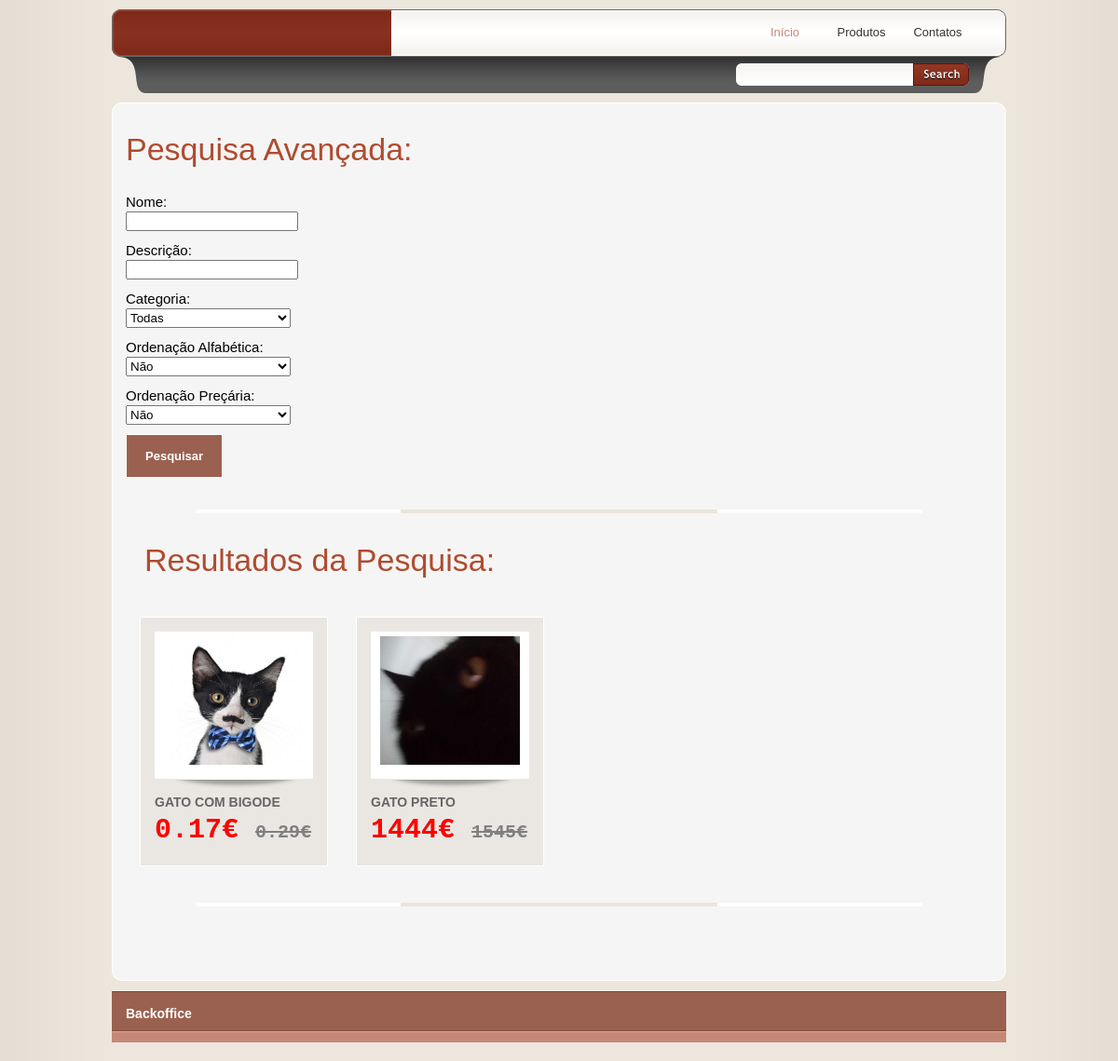
/products.php, run on the app's committed database.
### tables this page shows
CREATE TABLE `produtos` (
  `id_produto` int(11) NOT NULL,
  `nome` varchar(100) NOT NULL,
  `descricao` varchar(100) NOT NULL,
  `preco` float NOT NULL,
  `imagem` varchar(500) NOT NULL,
  `visivel` tinyint(1) NOT NULL,
  `preco_promo` float NOT NULL,
  `id_categoria` int(11) NOT NULL
);

### products.php (the view, shortened to what this page needs)
<!DOCTYPE html PUBLIC "-//W3C//DTD XHTML 1.0 Transitional//EN" "http://www.w3.org/TR/xhtml1/DTD/xhtml1-transitional.dtd">
<html xmlns="http://www.w3.org/1999/xhtml">
<head>
<link href="tooplate_style.css" rel="stylesheet" type="text/css" />
<link rel="stylesheet" type="text/css" href="css/ddsmoothmenu.css" />
<link rel="stylesheet" type="text/css" media="all" href="css/jquery.dualSlider.0.2.css" />
<link rel="stylesheet" href="css/slimbox2.css" type="text/css" media="screen" />
<?php
    include "backoffice/dbcon.inc";
    $flag = false;
?>
</head>
<body>
<div id="tooplate_wrapper">
<div id="tooplate_header">
            <div id="header_top">
                <div id="site_title"><a href="index.php"><p>Home Clothing</p></a>
                </div>
                <div id="tooplate_menu" class="ddsmoothmenu">
                    <ul>
                        <li><a href="index.php" class="selected">Início</a></li>
                        <li><a href="products.php?id=0">Produtos</a>
                        </li>
                        <li><a href="contact.php" class="last">Contatos</a></li>
                    </ul>
                    <br style="clear: left" />
                </div>
            </div>
            <div id="header_bottom">
                <div id="tooplate_search">
                    <form action="products.php" method="post">
                        <input type="text" value="" name="keyword" id="keyword" title="keyword" onfocus="clearText(this)" onblur="clearText(this)" class="txt_field" />
                        <input type="submit" name="Search" value="" alt="Search" id="searchbutton" title="Search" class="sub_btn" />
                    </form>
                </div>
            </div>
        </div>
    <div id="tooplate_main"><span class="main_border main_border_t"></span><span class="main_border main_border_b"></span>
        <h1>Pesquisa Avançada:</h1>
        <form method="post">
            <label for="nome">Nome: </label><input type="text" id="nome" name="nome" class="input_field" />
            <label for="desc">Descrição: </label><input type="text" id="desc" name="desc" class="input_field" />
            <label for="categoria" class="espacamento">Categoria: </label>
            <select name="categoria" id="categoria" required class="select_pesquisa">
                <option value="" selected>Todas</option>
            </select>
            <label for="ordenacao" class="espacamento">Ordenação Alfabética: </label>
            <select id="ordenacao" name="ordenacao" required class="select_pesquisa">
                <option value="0" selected>Não</option>
            </select>
            <label for="ordenacao_num" class="espacamento">Ordenação Preçária: </label>
            <select id="ordenacao_num" name="ordenacao_num" required class="select_pesquisa">
                <option value="0" selected>Não</option>
            </select>
            <br>
            <input type="submit" name="pesq" value="Pesquisar" class="submit_btn" />
        </form>
        <hr />
    	<div class="product">
            <?php
                    if ($flag) {
                        $nome = $_POST["nome"];
                        $desc = $_POST["desc"];
                        if ($_POST["categoria"] != "") {
                            $cat = $_POST["categoria"];
                        } else {
                            $cat = 0;
                        }
                        $ordem_a = $_POST["ordenacao"];
                        $ordem_n = $_POST["ordenacao_num"];
                        if ($cat == 0) {
                            $sqlb = "SELECT * FROM `produtos` WHERE `visivel`=1";
                        } else {
                            $sqlb = "SELECT * FROM `produtos` WHERE `id_categoria`='$cat' AND `visivel`=1";
                        }
                        if ($ordem_a == 1) {
                            $sqla = $sqlb . " AND `nome` LIKE '%".$nome."%' AND `descricao` LIKE '%".$desc."%' ORDER BY `nome` ASC";
                        } else if ($ordem_a == 2) {
                            $sqla = $sqlb . " AND `nome` LIKE '%".$nome."%' AND `descricao` LIKE '%".$desc."%' ORDER BY `nome` DESC";
                        } else if ($ordem_a == 0) {
                            $sqla = $sqlb . " AND `nome` LIKE '%".$nome."%' AND `descricao` LIKE '%".$desc."%'";
                        }
                        if ($ordem_a == 0) {
                            if ($ordem_n == 1) {
                                $sql = $sqla . " ORDER BY `preco_promo` ASC";
                            } else if ($ordem_n == 2) {
                                $sql = $sqla . " ORDER BY `preco_promo` DESC";
                            } else if ($ordem_n == 0) {
                                $sql = $sqla;
                            }
                        } else if ($ordem_a > 0) {
                            if ($ordem_n == 1) {
                                $sql = $sqla . ", `preco_promo` ASC";
                            } else if ($ordem_n == 2) {
                                $sql = $sqla . ", `preco_promo` DESC";
                            } else if ($ordem_n == 0) {
                                $sql = $sqla;
                            }
                        }
                        ?>
                            <h1>Resultados da Pesquisa:</h1>
                        <?php
                    } else {
                        if (isset($_GET['id'])) {
                            $id_cat = $_GET['id'];
                            if ($id_cat==0) {
                                $sql = "SELECT * FROM `produtos` WHERE `visivel`=1 ORDER BY `id_produto`";
                                ?>
                                    <h1>Todos os Produtos</h1>
                                <?php
                            } else {
                                $sql = "SELECT * FROM `produtos` WHERE `id_categoria`='$id_cat' AND `visivel`=1 ORDER BY `id_produto`";
                                $get_cat = mysqli_query($con, "SELECT `nome` FROM `categorias` WHERE `id_categoria`='$id_cat'");
                                $linha_cat = mysqli_fetch_array($get_cat);
                                ?>
                                    <h1>Produtos da Categoria <?php echo $linha_cat["nome"] ?></h1>
                                <?php
                            }
                        } else {
                            if (!(isset($pesquisa))) {
                                $pesquisa = $_GET["search"];
                            }
                            ?>
                                <h1>Resultados da Pesquisa: <?php echo $pesquisa?></h1>
                            <?php
                            $sql = "SELECT * FROM `produtos` WHERE `nome` LIKE '%".$pesquisa."%' OR `descricao` LIKE '%".$pesquisa."%' AND `visivel`=1 ORDER BY `id_produto`";
                        }
                    }
                    $resultado = mysqli_query($con,$sql) or die("Erro na expressão de select");
                    if(mysqli_num_rows($resultado) > 0) {
                        while($linha = mysqli_fetch_array($resultado)){
                            ?>
                                <div class="product_box">
                                    <div class="img_box"><span></span>
                                        <a href="productdetail.php?id=<?php echo $linha['id_produto']?>"><img style="width:150px; height:138px;"src="images/uploads/<?php echo $linha['imagem']?>" alt="image" /></a>
                                    </div>
                                    <h2><a href="productdetail.php?id=<?php echo $linha['id_produto']?>"><?php echo $linha["nome"] ?></a></h2>
                                    <p class="price" style="color:red;"><b><?php echo $linha["preco_promo"] ?>€</b>
                                        <?php
                                            if ($linha["preco_promo"] < $linha["preco"]) {
                                                ?>
                                                    <s style="color:gray; font-size:20px;"><?php echo $linha["preco"] ?>€</s>
                                                <?php
                                            }
                                        ?>
                                    </p>
                                </div>
                            <?php
                        }
                    } else {
                    }
                ?>
		</div>
        <hr />
    </div>
    <div id="tooplate_bottom_wrapper">
    <div id="tooplate_bottom">
        <a href="backoffice/index.php"><h4>Backoffice</h4></a>
    </div>
</div>
</div>
</body>
</html>

### tooplate_style.css (style rules this page uses)
body { margin: 0; padding: 0; tooplate_searchor: #8f7b76; font-family: Verdana, Arial, Helvetica, sans-serif; font-size: 15px; line-height: 1.4em; background-color: #d5ccbd; background-image: url(images/tooplate_body.jpg); background-repeat: repeat-y; background-position: center; }
h1, h2, h3, h4, h5, h6 { color:#b04b2f; font-weight:400; padding: 0; margin: 0 0 10px 0; }
h1 { font-size:34px; margin-bottom: 35px }
h2 { font-size:26px; margin-bottom: 30px; line-height: 20px; }
h4 { font-size:18px }
img { margin: 0; padding: 0; border: 0 }
p { margin: 0 0 10px 0; padding: 0 }
hr { clear: both; margin-bottom: 40px; padding-top: 28px; border: none; background: url(images/tooplate_hr.png) center bottom no-repeat }
label { display: block; }
input, select { margin-bottom: 10px }
a:link, a:visited { color:#9b412d; text-decoration: none }
#tooplate_wrapper { width: 960px; margin: 0 auto; padding: 10px; }
#tooplate_header { height: 90px; margin-bottom: 20px; background: url(images/tooplate_header.png) no-repeat }
#header_top { padding: 10px 30px; height: 30px; }
#header_bottom { padding: 8px 40px; height: 24px; line-height: 24px; color: #ccc }
#tooplate_main { padding: 30px 15px; position: relative; margin-bottom: 20px; background: url(images/tooplate_main_m.png) repeat-y }
#tooplate_main .main_border { position: absolute; left: 0; width: 960px; height: 10px; }
#tooplate_main .main_border_t { top: -10px; background: url(images/tooplate_main_t.png) }
#tooplate_main .main_border_b { bottom: -10px; background: url(images/tooplate_main_b.png) }
#tooplate_bottom_wrapper { width: 100%; background: #c58877 url(images/tooplate_bottom.png) repeat-x top; }
#tooplate_bottom { width: 930px; margin: 0 auto; padding: 10px 15px 0; color: #ece6dd; }
#site_title { float: left; }
#site_title a { display: block; font-size: 12px; font-family: Georgia, "Times New Roman", Times, serif; width: 250px; height: 30px; color: #e7c711; text-indent: -10000px; }
#tooplate_menu { float: right }
#tooplate_search { float: right; width: 250px; height: 24px; background: url(images/tooplate_search.png) }
#tooplate_search form { margin: 0; padding: 0; }
#tooplate_search .txt_field { float: left; display: block; height: 24px; width: 180px; padding: 0 5px; margin: 0; color: rgb(51, 51, 51); font-size: 12px; font-variant: normal; border: none; background: none; }
#tooplate_search .sub_btn { float: right; display: block; height: 24px; width: 60px; cursor: pointer; border: none; background: none; }
.product h1, .product h2 { margin-left: 20px; }
.product .product_box { float: left; width: 170px; background: #eae7e3; border: 1px solid #fff; margin: 15px; padding: 15px; }
.product .product_box .img_box { width: 160px; height: 148px; padding: 5px; text-align: center; background: #fff; margin-bottom: 15px; position: relative; }
.product .product_box .img_box span { position: absolute; width: 170px; height: 12px; bottom: -12px; left: 0; background: url(images/image_frame.png) center top no-repeat }
#tooplate_main .product .product_box h2 { margin: 0 0 10px 0; }
.product .product_box h2 a { font-weight: bold; color: #666; font-size: 14px; text-transform: uppercase }
.product .price { font-size: 30px; color: #dbc400; font-weight: 700; font-family: 'Courier New', Courier, monospace; }
.submit_btn { display: block; padding: 15px 20px; text-align: center; text-decoration: none; font-weight: bold; background: #9b6150; border: 1px solid #fff; color: #fff; font-size: 13px; cursor: pointer; }
#tooplate_bottom h4 { font-size: 14px; color: #fff; font-weight: 700; padding: 5px 0 20px; }
#tooplate_bottom a { color: #fff }
.select_pesquisa { width: 177px; height: 21px; }
.espacamento { padding: 0px 20px 0px 0px; }

### css/ddsmoothmenu.css (style rules this page uses)
.ddsmoothmenu ul { margin: 0; padding: 0; list-style-type: none; }
.ddsmoothmenu ul li { position: relative; display: inline; float: left; }
.ddsmoothmenu ul li a { display: block; height: 30px; width: 77px; margin-right: 5px; line-height: 30px; font-size: 13px; color: #333; text-align: center; text-decoration: none; font-weight: 400; outline: none; background:url(../images/templatemo_menu_divider.png) center right no-repeat }
.ddsmoothmenu ul li a.last { background: none }
.ddsmoothmenu ul li a.selected, .ddsmoothmenu ul li a:hover { color: #c58877; }

### data on the page
produtos: imagem (picture), nome "GATO COM BIGODE", preco_promo "0.17", preco "0.29"
produtos: imagem (picture), nome "GATO PRETO", preco_promo "1444", preco "1545"
